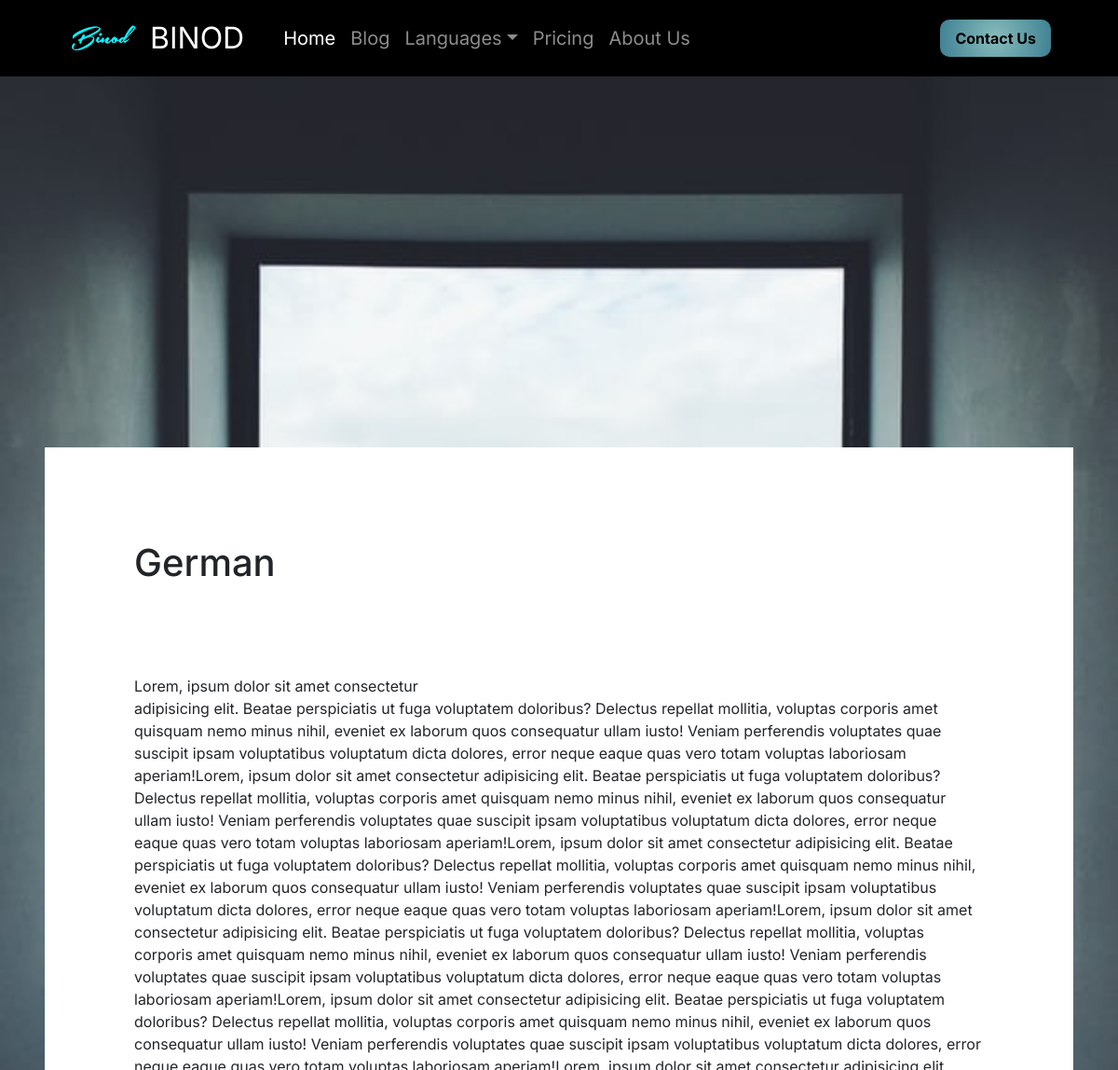
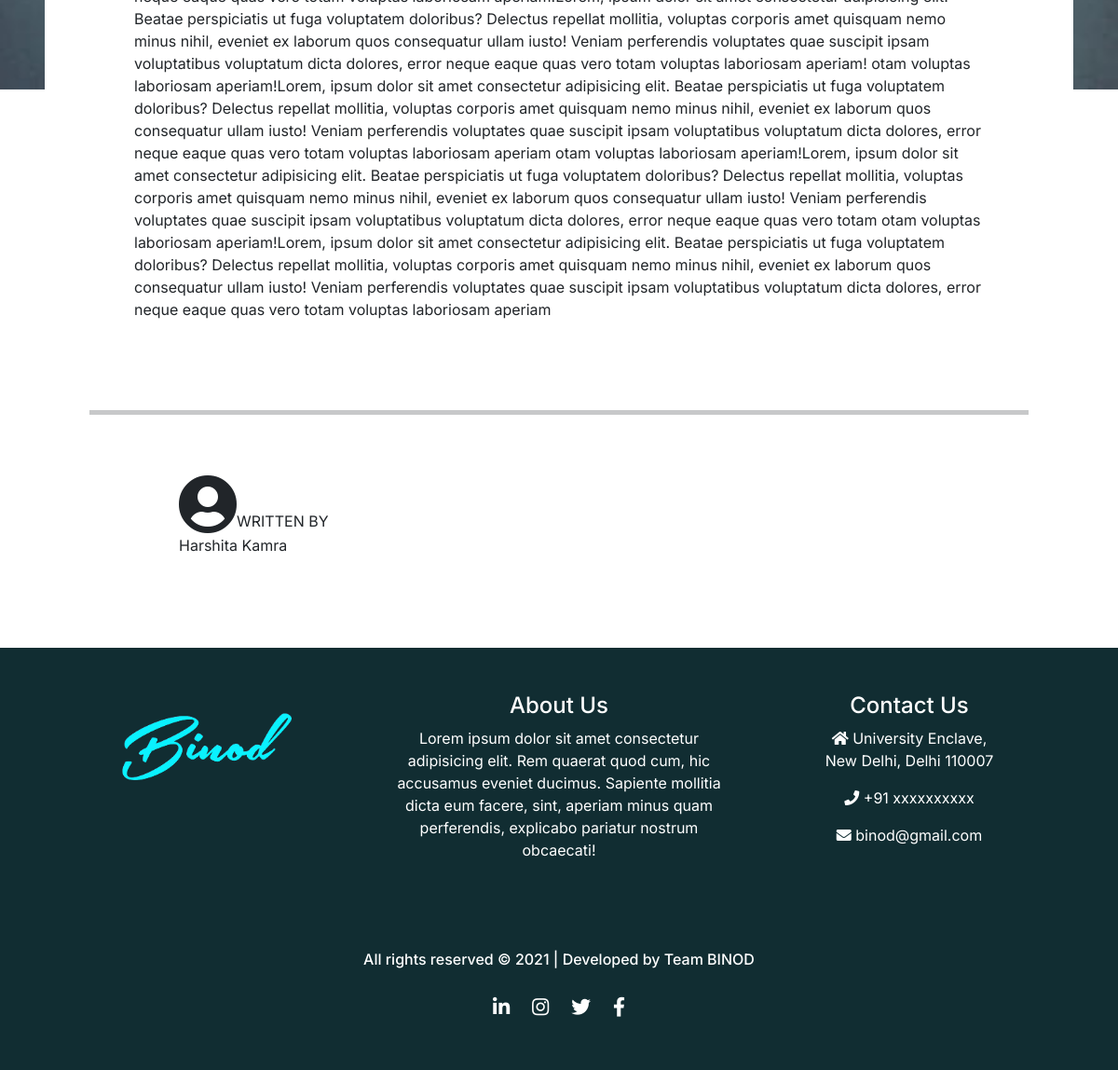
Page /blogpage.php?topic=German on the committed database (2 pictures, top to bottom).
### tables this page shows
CREATE TABLE `blog` (
  `id` int(10) NOT NULL,
  `image` varchar(100) NOT NULL,
  `topic` varchar(50) NOT NULL,
  `sdesc` text NOT NULL,
  `ldesc` text NOT NULL,
  `wname` varchar(50) NOT NULL,
  `views` int(50) NOT NULL
);

### blogpage.php (the view, shortened to what this page needs)
<?php
include '_dbConnect.php';
$topic = $_GET['topic'];
$sqll = "SELECT * FROM `blog` WHERE `topic`='$topic'";
$resultt = mysqli_query($conn,$sqll);
$roww = mysqli_fetch_assoc($resultt);
?>
<!doctype html>
<html lang="en">
<head>
    <link href="https://cdn.jsdelivr.net/npm/bootstrap@5.1.1/dist/css/bootstrap.min.css" rel="stylesheet"
>
    <link rel="stylesheet" href="https://cdnjs.cloudflare.com/ajax/libs/font-awesome/5.15.2/css/all.min.css">
</head>
<body>
    <header id="topheader" style="background:black;">
        <?php include 'navbar.php'; ?>
    </header>
    <main>
        <div style="background:white;margin-top:60vh;padding:50px; padding-top:100px;" class="px-md-5 mx-md-5">
            <div><h1 class="px-md-5"><?= $roww['topic'] ?></h1></div>
            <p class="p-md-5 my-md-5"><?= $roww['ldesc'] ?></p>
            <hr style="height:5px;">
            <div class="p-md-5 mx-md-5"><i class="fas fa-user-circle" style="font-size:4rem"></i><span>WRITTEN BY <br> <?=$roww['wname']?></span></div>
        </div>
        <?php include 'footer.php' ; ?>
    </main>
</body>
</html>

### navbar.php (style rules this page uses)
* { padding: 0; margin: 0; box-sizing: border-box; font-family: 'Inter', sans-serif; }
html { scroll-behavior: smooth; overflow: scroll; overflow-x: hidden; }
main { overflow-x: hidden; }
header { position: fixed; top:0; left: 0; right:0; z-index: 1000; }

### rows in the picture
blog: topic "German", ldesc "Lorem, ipsum dolor sit amet consectetur adipisicing elit. Beatae perspiciatis ut fuga voluptatem doloribus? Delectus repellat mollitia, voluptas corporis amet quisquam nemo minus nihil, eveniet ex laborum quos consequatur ullam iusto! Veniam perferendis voluptates quae suscipit ipsam voluptatibus voluptatum dicta dolores, error neque eaque quas vero totam voluptas laboriosam aperiam!Lorem, ipsum dolor sit amet consectetur adipisicing elit. Beatae perspiciatis ut fuga voluptatem doloribus? Delectus repellat mollitia, voluptas corporis amet quisquam nemo minus nihil, eveniet ex laborum quos consequatur ullam iusto! Veniam perferendis voluptates quae suscipit ipsam voluptatibus voluptatum…", wname "Harshita Kamra"
